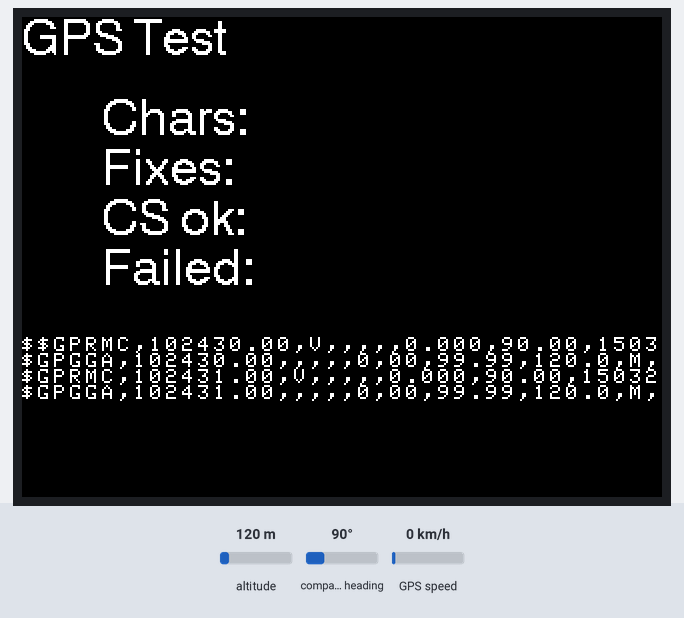
Simulated run of this sketch. Board: ESP32. On the bench: 320×240 colour display. The inputs (shaded band) are chosen by the test bench; at power-on: altitude 120 m, compass heading 90°, GPS speed 0 km/h. The GPS gets a fix after 3 s at 37.7749, -122.4194 with 8 satellites.

Above: at 1.4 s.
1.5 s: altitude set to 20 m
At 2.6 s:
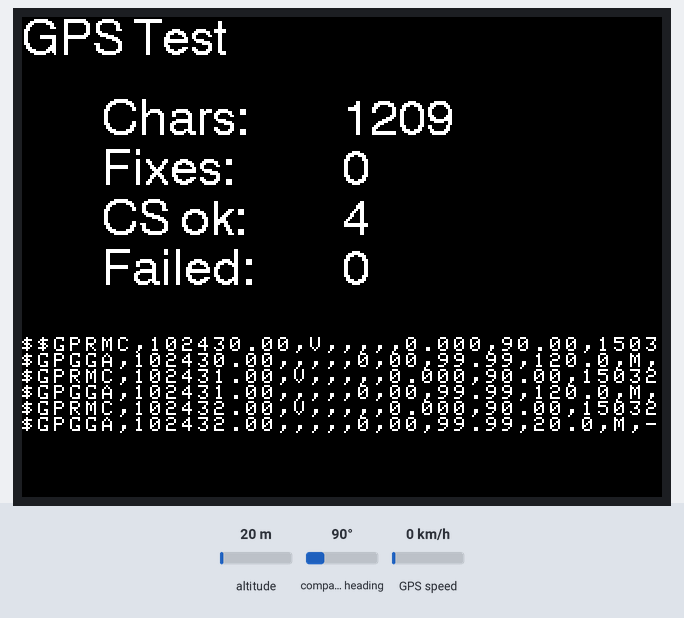
4.7 s: compass heading set to 7°
At 7.0 s:
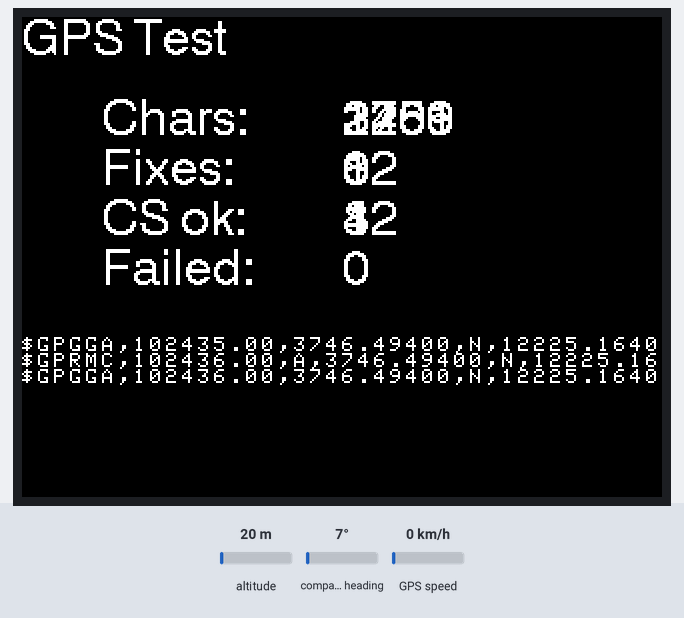
7.7 s: GPS speed set to 30 km/h
At 11.0 s:
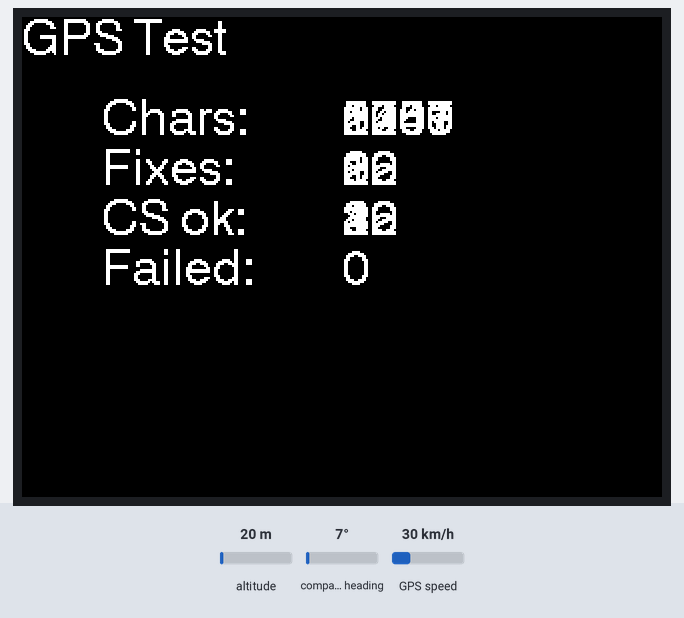
11.7 s: altitude set to 250 m
At 15.0 s:
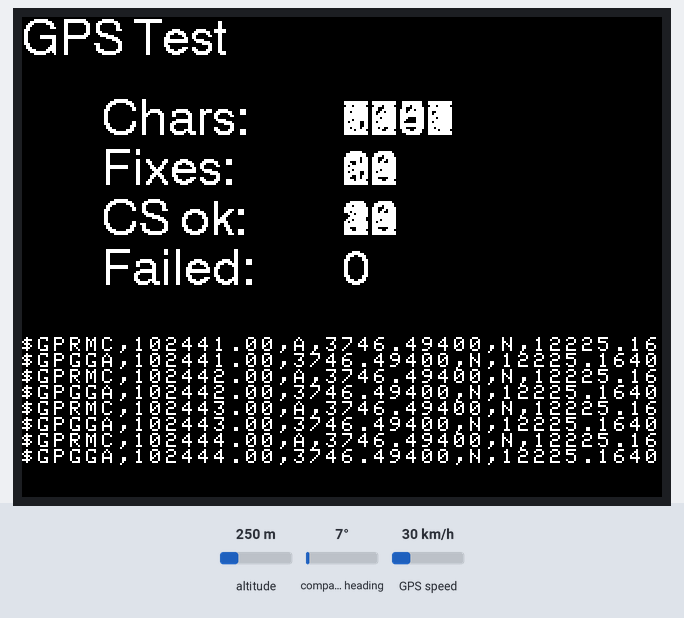
Timing chart, 0 to 16.5 s (numbered marks = the images above; inputs shaded):
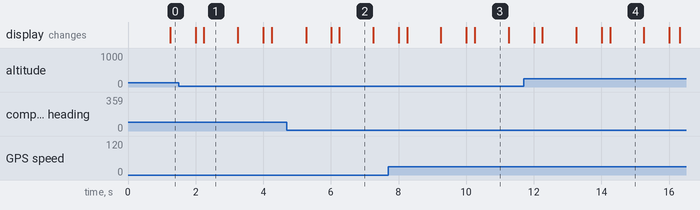

The sketch:

GPS_test.ino
```cpp
// (licence header left out)
#include <TFT_eSPI.h>                              // https://github.com/Bodmer/TFT_eSPI
#include <TinyGPS++.h>                             // https://github.com/mikalhart/TinyGPSPlus

#define serial             Serial1                 // hardware UART#1 for GPS data
#define BAUD_RATE             9600                 // data rate of GPS module


TFT_eSPI tft = TFT_eSPI();                         // display object
TinyGPSPlus gps;                                   // gps object
int lastUpdate = 0;                                // time of last screen update

void writeChar(char c) {                           // write character to lower screen
  const int left=0, top=160, f=1;                  // top,left position; small font
  static int x=left, y=top;                        // current position
  tft.drawChar(c,x,y,f);                           // draw the character
  x+=8;                                            // advance to next character posn
  if (c=='\n') {x=left; y+=8;}                     // if end of line, start new line
  if (y>240) {                                     // if bottom of screen
    y=top;                                         // reset to top position
    tft.fillRect(left,top,320-left,240-top,        // and clear previous characters
      TFT_BLACK);
  }
}

void feedGPS() {                                   // feed GPS into tinyGPS parser
  while (serial.available()) {                     // look for data from GPS module
     char c = serial.read();                       // read in all available chars
     gps.encode(c);                                // feed chars to GPS parser
     writeChar(c);                                 // and show them on screen
  }
}

void updateDisplay() {                             // show basic GPS parser statistics
  const int x=160, f=4;
  if ((millis()-lastUpdate)>2000) {                // update stats every 2 seconds
    lastUpdate = millis();
    tft.drawNumber(gps.charsProcessed(),x,40,f);   // # of character processed
    tft.drawNumber(gps.sentencesWithFix(),x,65,f); // # of NMEA sentences with fix
    tft.drawNumber(gps.passedChecksum(),x,90,f);   // # sentences the passed checksum
    tft.drawNumber(gps.failedChecksum(),x,115,f);  // # sentences that failed checksum
  }
}

void setup() {
  const int x=40, f=4;
  serial.begin(BAUD_RATE);                         // open UART connection to GPS
  tft.init();
  tft.setRotation(1);                              // portrait screen orientation
  tft.fillScreen(TFT_BLACK);
  tft.drawString("GPS Test",0,0,f);
  tft.drawString("Chars:",x,40,f);
  tft.drawString("Fixes:",x,65,f);
  tft.drawString("CS ok:",x,90,f);
  tft.drawString("Failed: ",x,115,f);
}

void loop() {
  feedGPS();                                       // decode incoming GPS data
  updateDisplay();                                 // show GPS parser statistics
}
```

Measured:
- what the display in image 1 shows lasts 1.1 s, from 2.2 s to 3.3 s
